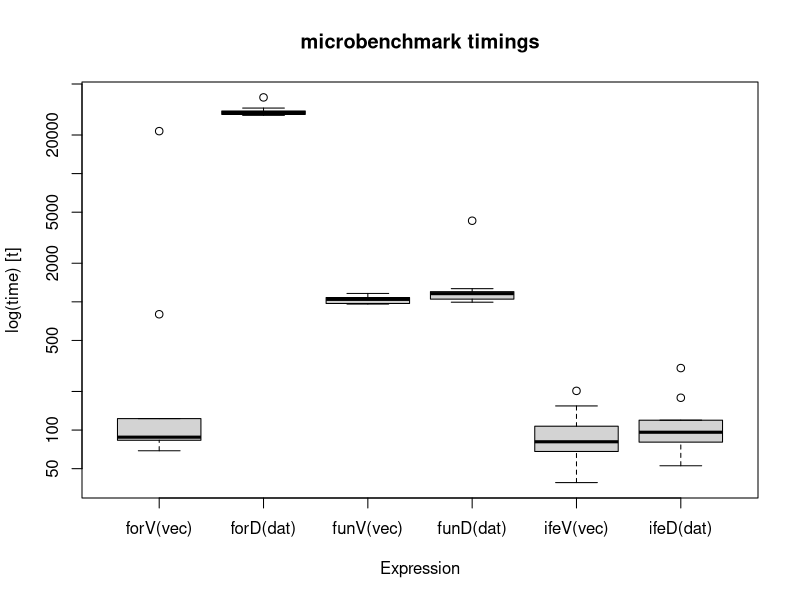

Source code (R):
## ---- chunk 1

set.seed(1)
knitr::opts_chunk$set(collapse = F)

## ---- chunk 2

myData <- c(1, 2, 3, 4, 5)
for(i in 1:length(myData)){
    myData[i] <- myData[i] + 1
}
myData

## ---- chunk 3

myData <- 1:15
for(i in 1:length(myData)){
    myData[i] <-  myData[i] + 1
}

## ---- chunk 4

myData <- 1:15
myData <- myData + 1

## ---- chunk 5

a <- 1:10
b <- c(2, 10)
a * b

a <- 1:10
b <- 1:3
a * b

## ---- chunk 6

set.seed(1)

## ---- chunk 7

ckFun <- function(x){
    if(x > 50) return(x - 50)
    return(x)
}
x <- round(runif(1000, 1, 100))
print(head(x, 10))
newx <- sapply(x, ckFun)
print(head(newx, 10))

## ---- chunk 8

xnew <- ifelse(x > 50, x - 50, x)

## ---- chunk 9

library(microbenchmark)

vecLen <- 1000
vec <- round(runif(vecLen, 1, 100))
dat <- data.frame(col1 = vec)

## ---- chunk 10

forV <- function(vec){
    for(i in 1:length(vec)){
        if(vec[i] > 50){
            vec[i] <- vec[i] - 50
        }
    }
    return(vec)
}

forD <- function(dat){
    for(i in 1:nrow(dat)){
        if(dat[i,1] > 50){
            dat[i,2] <- dat[i,1] - 50
        }
    }
    return(dat)
}

## ---- chunk 11
ckFun <- function(x){
    if(x > 50){
        return(x - 50)
    }
    return(x)
}

funV <- function(vec){
    return(sapply(vec, ckFun))
}

funD <- function(dat){
    dat$col2 <- sapply(dat$col1, ckFun)
    return(dat)
}
## ---- chunk 12
ifeV <- function(vec){
    return(ifelse(vec > 50, vec - 50, vec))
}

ifeD <- function(dat){
    dat$col2 <- ifelse(dat$col1 > 50,
                       dat$col1 - 50,
                       dat$col1)
    return(dat)
}
## ---- chunk 13

res <- microbenchmark(forV(vec),
                      forD(dat),
                      funV(vec),
                      funD(dat),
                      ifeV(vec),
                      ifeD(dat),
                      times = 10)

boxplot(res)

## ---- chunk 14

myList <- list(1:5,
               LETTERS[1:10],
               c(T, F, T, T))
lapply(myList, is.numeric)

## ---- chunk 15

lapply(myList, function(x) if(is.numeric(x)) sum(x) else x)

## ---- chunk 16

lapply(myList, '[', 1)

## ---- chunk 17

sapply(myList, '[', 1)
class(sapply(myList, '[', 1))

## ---- chunk 18

sapply(myList, '[', 1:3)
class(sapply(myList, '[', 1:3))

## ---- chunk 19

letFun <- function() sample(c("A", "B", "C", "7"), 500, replace = T)
slots <- data.frame(fst = letFun(), snd = letFun(), thd = letFun())
print(head(slots))

## ---- chunk 20

slotFun <- function(fst, snd, thd){
    if(fst == snd & snd == thd){
        return(paste(fst, snd, thd))
    } else {
        return(NA)
    }
}
runSlots <- mapply(slotFun, slots$fst, slots$snd, slots$thd)
length(which(runSlots == "7 7 7"))

## ---- chunk 21

## Resources
## [Functional Progamming - Advanced R](htt://adv-r.had.co.nz/Functional-programming.html)  
## [A Practical Introduction To Functional Programming](https://maryrosecook.com/blog/post/a-practical-introduction-to-functional-programming)  

